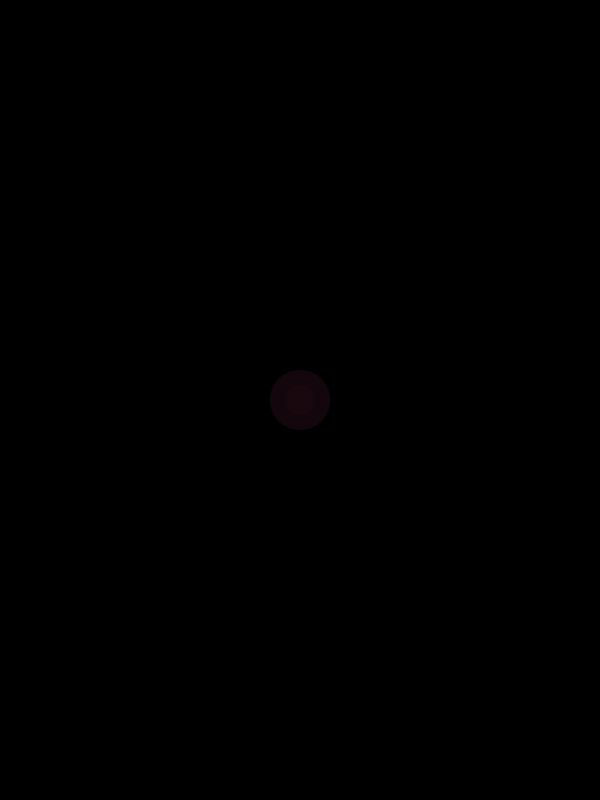
Frame 1 (no input)
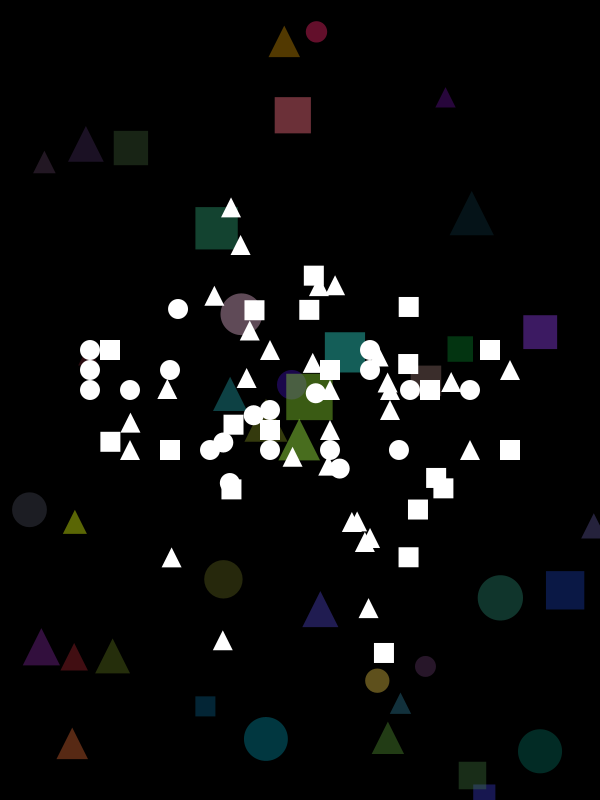
Frame 60 (the mouse pressed at the canvas centre just before this capture)
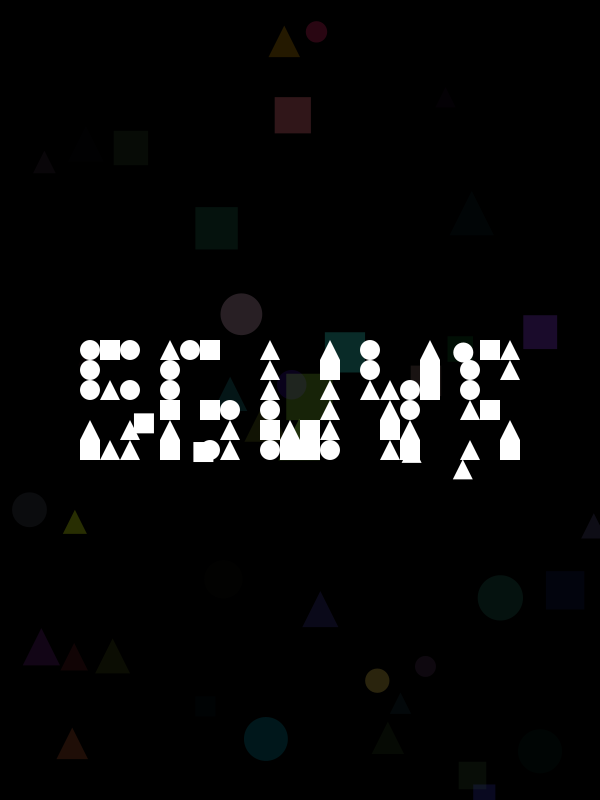
Frame 120 (the mouse held since frame 60 and released just before this capture)

The Processing sketch that drew these frames (run headless with seeded random() and noise(); from frame 60 on, the mouse is pressed at the canvas centre):

// Processing sketch: FiveGuysAnimationForSpongeBobGame
// ── FiveGuysAnimationForSpongeBobGame.pde
void setup() {
  size(600, 800);
  initiate_AnimationVariables();
}

void draw() {
  background(0);
  animation();
}
// ── AnimationPutTogether.pde
void initiate_AnimationVariables() {
  animationSizeLocation ();
  initiate_CircleBackground();
  initiateCRBackground();
  animationSizeLocation ();
}

void animation() {
  if (bFC<2) {
    circleBackground();
  }

  if (bFC==2) {
    CRBackground();
    fiveGuys();
    if (shapeHome && !allSquare) {
      delay(1000);
      allSquare=true;
    }
    if (allSquare) {    
      rectMode(CORNER);
      rect(tlX+shapeS*4, tlY+shapeS*20, shapeS*22, shapeS);
    }
  }
}
// ── AnimationSizeLocation.pde
// Animation space is a square 
float animationS; // width of the space
float tlX; // Top Left x position of the space
float tlY; // Top Left Y position of the space
float shapeS; // animation shape Size

// x determinant of shape
//int[][] xD= { {4, 4, 4, 4, 4, 5, 5, 5, 6, 6, 6, 6, 6}, {8, 8, 8, 8, 8, 8, 9, 9, 10, 10, 10, 11, 11, 11}, {13, 13, 13, 13, 13, 13, 14, 14, 15, 15, 16, 16, 16, 16, 16, 16}, {18, 18, 18, 19, 19, 19, 19, 20, 20, 20, 20, 21, 21, 21}, {23, 23, 23, 23, 23, 24, 24, 24, 25, 25, 25, 25, 25} }; 
//int[][] yD= { {12, 13, 14, 16, 17, 12, 14, 17, 12, 14, 15, 16, 17}, {12, 13, 14, 15, 16, 17, 12, 17, 15, 17, 15, 16, 17}, {12, 13, 14, 15, 16, 17, 16, 17, 16, 17, 12, 13, 14, 15, 16, 17}, {12, 13, 14, 14, 15, 16, 17, 14, 15, 16, 17, 12, 13, 14}, {12, 13, 14, 15, 17, 12, 15, 17, 12, 13, 15, 16, 17} };
int[] xD= { 4, 4, 4, 4, 4, 5, 5, 5, 6, 6, 6, 6, 6, 8, 8, 8, 8, 8, 8, 9, 9, 10, 10, 10, 11, 11, 11, 13, 13, 13, 13, 13, 13, 14, 14, 15, 15, 16, 16, 16, 16, 16, 16, 18, 18, 18, 19, 19, 19, 19, 20, 20, 20, 20, 21, 21, 21, 23, 23, 23, 23, 23, 24, 24, 24, 25, 25, 25, 25, 25 }; 
int[] yD= { 12, 13, 14, 16, 17, 12, 14, 17, 12, 14, 15, 16, 17, 12, 13, 14, 15, 16, 17, 12, 17, 12, 15, 17, 15, 16, 17, 12, 13, 14, 15, 16, 17, 16, 17, 16, 17, 12, 13, 14, 15, 16, 17, 12, 13, 14, 14, 15, 16, 17, 14, 15, 16, 17, 12, 13, 14, 12, 13, 14, 15, 17, 12, 15, 17, 12, 13, 15, 16, 17 }; 


void animationSizeLocation () { // to call before instantiating Shape 
  tlX=0; // initialiaze as 0 and only change under specific condition
  tlY=0; // initialiaze as 0 and only change under specific condition
  if (width<height) { 
    tlY=(height-width)/2; // Adjust tlY
    animationS=width;
  } else if  (width>height) {
    tlX=(width-height)/2; // adjust tlX  
    animationS=height;
  } else {
    animationS= width;
  }
  shapeS= animationS/30; // adjust shapS

  // Instanciate shape objects
  for (int i=0; i<70; i++) {
    shape[i]= new Shape(i);
  }
} // animationSizeLocation
// ── CheckAllHome.pde
boolean shapeHome; // To check if all shapes are at home locations
boolean allSquare; // to check if it is time to make all shapes squares
void checkAllHome() {
  if (!shapeHome) { // only check when shapeHome is false to avoid repeating unnecessary loops 
    shapeHome=true; // set shapeHome to true
    for (int i=0; i<70; i++) {
      if (!shape[i].home) { // if one shape is not at home
        shapeHome= false; // set shapeHome to false
      }
    }
  }
}

void fiveGuys() {

  checkAllHome();

  for (int i=0; i<70; i++) {
    shape[i].display();
    shape[i].move();
  }
}
// ── CircleBackground.pde
// (Cx, Cy) is the center of all circles
// cD is the diameter of the circles
// dBC is the constant distance between circles
// bD is the bigest diameter for every loop
// ibD is the incrementation of bD
float Cx, Cy, cD, dBC, bD, ibD;

// bFC back or forth counter
// Color numbers to put in fill function
int bFC, red, green, blue, transparency;

void initiate_CircleBackground() {
  // Set center in the center of the window
  Cx= width/2;
  Cy= height/2;
  // Initiate dBC
  dBC= 30;
  //initiate ibD
  ibD=60;
  // initiate bD
  bD= ibD;
}


void circleBackground() {
  for (cD=bD; 0 < cD; cD-= dBC) {
    // Make random colors for the circles
    red= (int) random(255);
    green= (int) random(255);
    blue= (int) random(255);
    transparency= (int) random(255);
    noStroke();
    fill(red, green, blue, transparency);
    ellipseMode(CENTER);
    ellipse ( Cx, Cy, cD, cD);
  }
  delay(15);

  // Make the movement go back when it touches the edge or is too small
  if ((0< ibD && width< bD) || (0 > ibD && bD < abs(ibD))) { 
    bFC+=1;
    ibD*= -1;
  }

  bD+= ibD;
}
// ── CircleRectangle.pde
CircleRectangle[] popCR= new CircleRectangle[40]; // declare the circles or rectangles for background
class CircleRectangle {
  float minSize= 20; // minimum size when randomizing
  float maxSize= 50; // maximum size when randomizing
  float size;

  float x; // x position
  float y; // y position

  // Color variables
  int red;
  int green;
  int blue;
  int transparency;

  // Determinant of circle or square
  int i;


  void initialize() {
    // Randomize size
    size= random(minSize, maxSize);

    // constrain in window
    x= random(size/2, width-size/2);
    y= random(size/2, height-size/2);

    // randomize RGB and transparency
    red= (int) random(255);
    green= (int) random(255);
    blue= (int) random(255);
    transparency= (int) random(100, 150);

    i= transparency%3;
  }

  void display() {
    ellipseMode(CENTER);
    noStroke();
    fill(red, green, blue, transparency);
    switch (i) {
    case 0:
      ellipse(x, y, size, size);
      break;
    case 1:
      rect(x, y, size, size);
      break;
    case 2:
      triangle(x, y+size, x+size/2, y, x+size, y+size);
      break;
    }
  }

  void fadeAway() {
    // Transparency decreases 
    transparency--;
    // Re-initialize everytime trasparency is 0
    if (transparency==0) {
      initialize();
    }
  }
}

void initiateCRBackground() {
  // Loop to initialize the circles or rectangles
  for (int i=0; i<40; i++) {
    popCR[i]= new CircleRectangle();
    popCR[i].initialize();
  }
}

void CRBackground() {
  for (int i=0; i<40; i++) {
    popCR[i].display();
    popCR[i].fadeAway();
  }
}
// ── Shape.pde
Shape[] shape= new Shape[70];

class Shape {
  int rShape; // Random Integer to decide shape
  boolean home; // to check if shape is at home location
  float homeX; // constant x position
  float homeY; // constant y position
  float tempX; // temporary x position
  float tempY; // temporary y position

  float slope, yIntercept; // fot the y method

  Shape(int homeLocD ) { // Constructor ; homeLocD: Home Location Determinant
    rShape= (int)(random(2.99)); // Randomise rShape
    homeX= tlX+shapeS*xD[homeLocD]; 
    homeY= tlY+shapeS*yD[homeLocD]; 
    tempX= random(width); // random initial x position 
    while (abs(tempX-homeX)<20) { // as long as horizontal distance is <5
      tempX= random(width); // re-randomize tempX
    }
    tempY= random(height); // random initial y position
    while (abs(tempY-homeY)<20) {// as long as vertical distance is <5
      tempY= random(height); // re-randomize tempY
    }
    slope= (homeY-tempY)/(homeX-tempX); // calculate slope
    yIntercept=homeY-slope*homeX; // calculate y-intercept
  }

  void display () {
    rectMode(CORNER);  
    ellipseMode(CORNER);
    noStroke();
    fill(255);

    if (allSquare) {
      rShape=0;
    }

    switch(rShape) { 
    case 0: // rShape=0
      // draw trangle
      rect (tempX, tempY, shapeS, shapeS); 
      break;
    case 1: // rShape=1
      // draw circle
      ellipse (tempX, tempY, shapeS, shapeS);
      break;
    case 2: // rShape=2
      // draw triangle
      triangle (tempX, tempY+shapeS, tempX+shapeS/2, tempY, tempX+shapeS, tempY+shapeS);
      break;
    }// Switch
  }// display method

  float y(float x) {
    return slope*x +yIntercept; // return y value from equation of line
  }

  void move() { 
    if (abs(homeX-tempX)<6) { // if horizontal distance between temporary location and home location is less than 6
      // set x position to home location
      tempX=homeX; 
      tempY=homeY;
      home= true;
    }

    if (tempX!=homeX && tempY!=homeY) {
      if (tempX<homeX) {
        tempX+=4;
      } else {
        tempX-=4;
      }

      tempY=y(tempX);
    }
  }
}// class Shape
